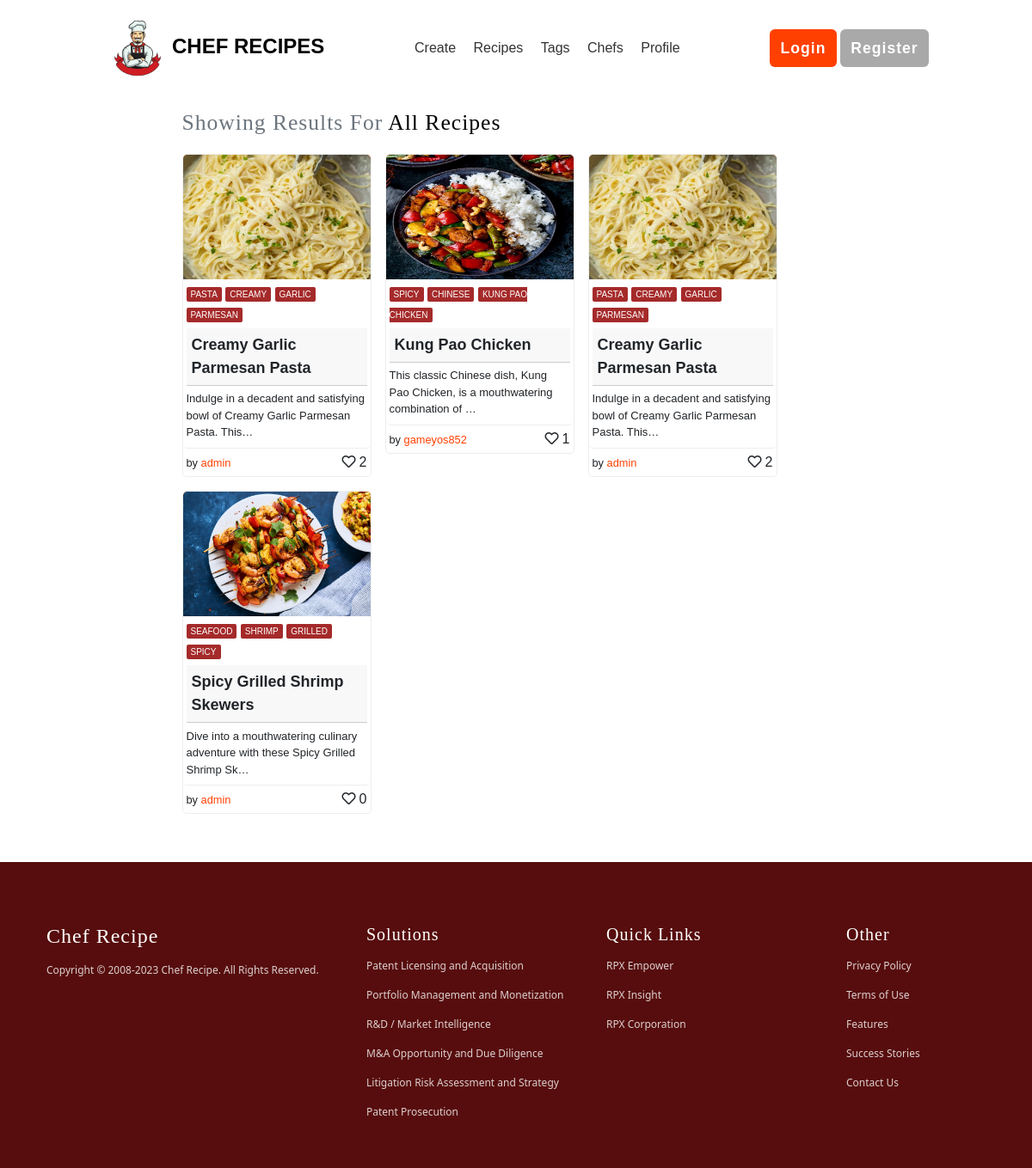
The page /all-recipes on the database its author committed.
### main/models.py (models this page shows, shortened)
class Recipe(models.Model):
    subject = models.CharField(max_length=100)
    image = models.ImageField(upload_to='recipe_images', blank=True)
    description = models.TextField(blank=True)
    instructions = RichTextField(blank=True)
    tags = models.ManyToManyField(Tag, blank=True)
    created_by = models.ForeignKey(User, on_delete=models.CASCADE)
    created_at = models.DateTimeField(auto_now_add=True)
    updated_at = models.DateTimeField(auto_now=True)
    liked_by = models.ManyToManyField(User, related_name='liked_recipes', blank=True)
    is_private = models.BooleanField(default=False)

class Tag(models.Model):
    name = models.CharField(max_length=50)
    created_at = models.DateTimeField(auto_now_add=True)
    updated_at = models.DateTimeField(auto_now=True)

### main/views.py (the view)
# urls.py: path('all-recipes', views.all_recipes, name='all_recipes'),
def all_recipes(request):
    recipes = Recipe.objects.filter(is_private=False).order_by('-liked_by')[:100]
    tag = 'All Recipes'
    return render(request, 'main/tagsearch.html', {'recipes' : recipes, 'tag':tag})

### templates/main/tagsearch.html
{% extends 'includes/base.html' %}
{% load static %}
{% block body %}
<div style="width: 100%; max-width: 825px; margin: auto;" class=" md-p-3 mb-5  ">
    <div class="mt-3">
        <section class="wrapper product" style="width: 100%; margin: 0 16px; justify-content: start">
            {% if recipes %}
            <h2 class="section-name" style="text-align: left; color: black; margin-bottom: 12px; margin-left: 8px"><span class="text-secondary">Showing results for</span> {{tag}}</h2>
                {% for recipe in recipes %}
                    <article class="card featuredd" onclick="window.location.href='{% url 'main:details' recipe.id %}'" style="cursor: pointer;">
                        <div class="box"><img style="height: 145px; min-width: 218px;" src="{{recipe.image.url}}"></div>
                        <header class="card-content">
                            {% for tag in recipe.tags.all %}
                                <span class="card-category chicken">{{tag.name}}</span>
                            {% endfor %}
                            <span class="card-header">{{recipe.subject|truncatechars:30}}</span>
                            <span class="card-desc">{{recipe.description|truncatechars:80}}</span>
                        </header>
                        <footer class="card-content d-flex justify-content-between">
                            <div class="contributor"><span class="contributor-name">by <a href="#">{{recipe.created_by.username}}</a></span></div>
                            <div class="bookmark"><i class="far fa-heart me-1"></i>{{recipe.liked_by.all.count}}</div>
                        </footer>
                    </article>
                {% endfor %}
            {% else %}
                <h2 class="section-name" style="text-align: left; color: black; margin-bottom: 12px; margin-left: 8px"><span class="text-secondary">No results found for</span> {{tag}}</h2>
            {% endif %}
        </section>
    </div>
</div>
{% endblock %}

### static/css/style.css (style rules this page uses)
* { margin: 0; padding: 0; }
a, a:hover, a:focus, a:active { text-decoration: none; border: 0; }
header { padding: 1em 0; }
h1, h2, h3, h4, h5, h6 { font-family: 'Baloo', cursive; letter-spacing: 1px; text-transform: capitalize; -webkit-margin-before:0; -webkit-margin-after:0; }
h2 { font-size: 1.6em; color: rgb(255, 64, 0); text-underline-position: below; }
.section-name { display: block; width: 100%; text-align: center; }
.wrapper { width: 80vw; margin: auto; align-content: center; }
.product { max-width: 1200px; margin: 2em auto; display: -webkit-flex; display: -ms-flexbox; display: flex; flex-direction: row; flex-wrap: wrap; justify-content: center; align-items: flex-start; }
article { margin: 0.5em; width: 55vw; box-sizing: border-box; transition: all 0.1s ease-in; font-family: 'Dosis', sans-serif; }
article header { border-bottom: 1px solid #EEEEEE; }
.card { max-width: 220px; display: block; min-height: 250px; flex-shrink: 0; border-radius: 5px; border-width: 1px; border-style: solid; border-color: #EEEEEE; }
.card img { background-color: rgb(255, 64, 0); max-width: 100%; max-height: 200px; width: auto; border-top-left-radius: 5px; border-top-right-radius: 5px; }
.card-content { padding: 4px; display: inline-block; text-align: left; margin: auto; border-radius: 5px; }
.card-content span { margin: 0.3em 0; }
.card-category { padding: 3px 5px; color: white; text-transform: uppercase; font-size: 10px; width: auto; border-radius: 2px; }
.card-desc { display: block; }
.card-header { font-weight: bold; text-transform: capitalize; font-size: 18px; display: block; padding: 6px; }
@media screen and (min-width: 768px) { .card-header { font-size: 18px; } }
@media screen and (min-width: 768px) { .card-desc { font-size: 13px; } }
.contributor { display: block; }
.contributor-name { font-size: 0.8em; }
.contributor-name a { color: rgb(255, 64, 0); }
.chicken { background-color: brown; }
.box { display: flex; justify-content: center; align-items: center; overflow: hidden; }

### rows shown on the page
Recipe: image (picture), subject "Creamy Garlic Parmesan Pasta", description "Indulge in a decadent and satisfying bowl of Creamy Garlic Parmesan Pasta. This…", created_by.username "admin", liked_by.all.count "2"
Tag: name "PASTA"
Tag: name "CREAMY"
Tag: name "GARLIC"
Tag: name "PARMESAN"
Recipe: image (picture), subject "Kung Pao Chicken", description "This classic Chinese dish, Kung Pao Chicken, is a mouthwatering combination of …", created_by.username "gameyos852", liked_by.all.count "1"
Tag: name "SPICY"
Tag: name "CHINESE"
Tag: name "KUNG PAO CHICKEN"
Recipe: image (picture), subject "Spicy Grilled Shrimp Skewers", description "Dive into a mouthwatering culinary adventure with these Spicy Grilled Shrimp Sk…", created_by.username "admin", liked_by.all.count "0"
Tag: name "SEAFOOD"
Tag: name "SHRIMP"
Tag: name "GRILLED"

### other values the page prints
{{ tag }} "All Recipes"
